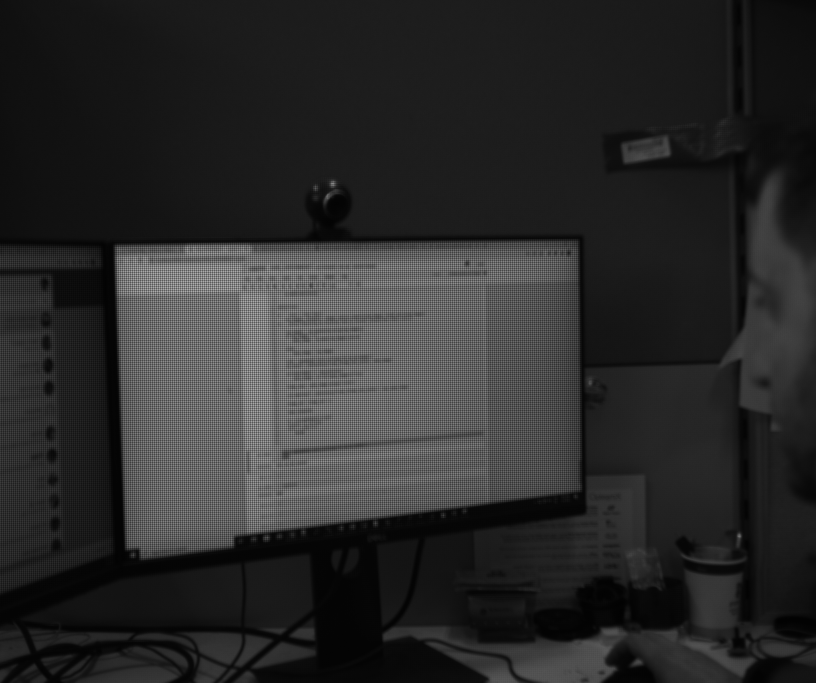
#> input picture vadim_notebooks/ASRI1_7000/frame_0_2022_01_05_095302.png, 2448 x 2048 px, given in place of 26_13_04_32_394234_192900073.png, which was not available (shown at 1/3 size)
$ python mask_for_good_roipoly.py
#> lines starting #> are read from the running program, lines starting #| are printed output that depends on the picture
from roipoly import RoiPoly
from matplotlib import pyplot as plt
import cv2
import numpy as np
import logging
import os.path


def put_the_black_masks():
    ind=0
    for roi in lis_rois:
        mask = roi.get_mask(img[:, :, 0])
        img[mask] = 255
        if ind==0:
            img[~mask]=0
        ind+=1

def display_rois(ind):
    for i in range (ind):
        lis_rois[i].display_roi()


lis_rois = []
name_of_file = '26_13_04_32_394234_192900073.png'
img = cv2.imread(name_of_file)
#> img is the input picture: shape (2048, 2448, 3); min 1, max 255, mean 42.9

cont = True

while cont:
    fig = plt.figure()
    plt.imshow(img, interpolation='nearest', cmap="Greys")
    plt.colorbar()
    display_rois(len(lis_rois))
    plt.title("left click: line segment         right click or double click: close region")
    plt.show(block = False) #maybe we don't need that line?
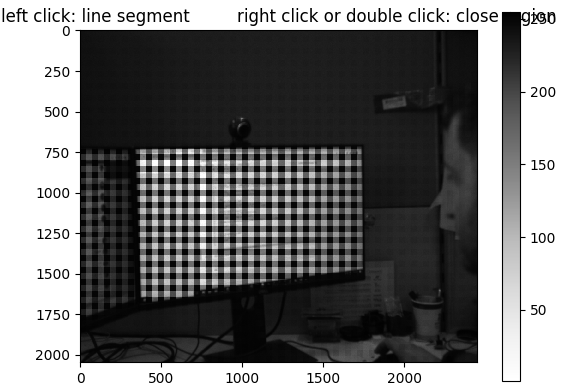
#> figure drawn by matplotlib, 2 panels
#> (the run stopped early here; a loop or call above may not have finished)

$ run again, on vadim_notebooks/ASRI1_7000/frame_10_2022_01_05_100309.png
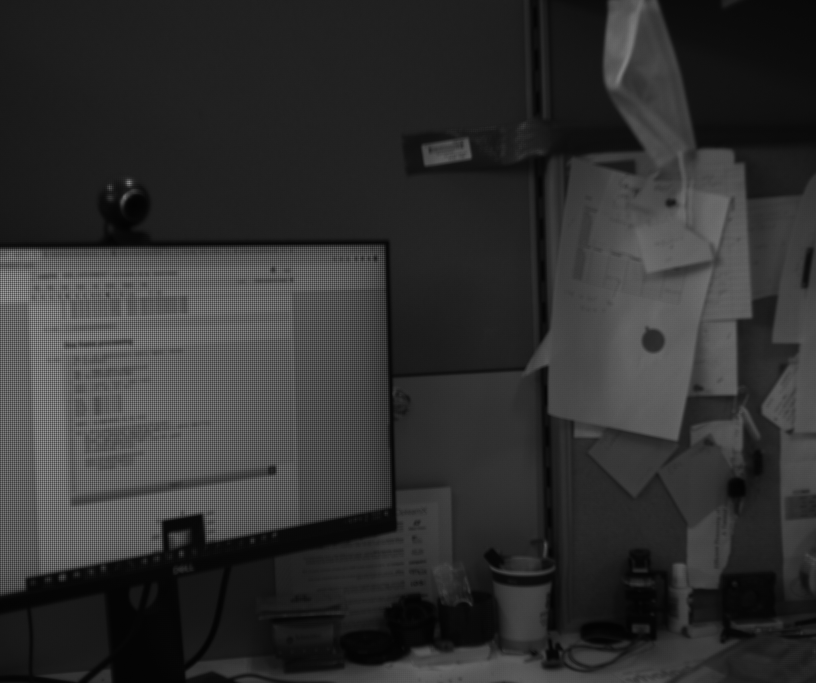
#> input picture vadim_notebooks/ASRI1_7000/frame_10_2022_01_05_100309.png, 2448 x 2048 px, given in place of 26_13_04_32_394234_192900073.png, which was not available (shown at 1/3 size)
#> img is the input picture: shape (2048, 2448, 3); min 2, max 244, mean 49
#> `plt.show(block = False) #maybe we don't need that line?`:
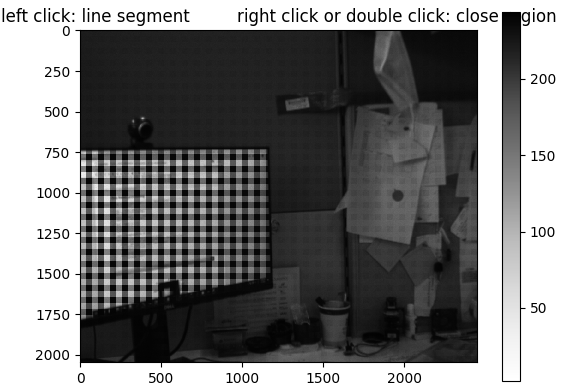
#> figure drawn by matplotlib, 2 panels
